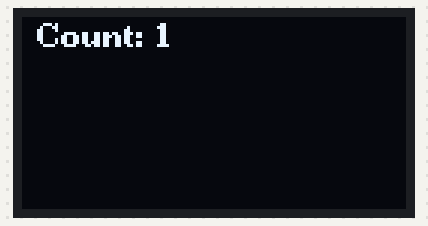
Bench run of a sketch on a simulated Arduino Uno, built with avr-gcc and run on an emulated ATmega328P. Parts: 128×64 one-colour display.

Above: at 0.1 s.
At 8.4 s:
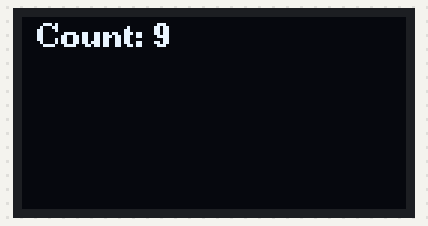
At 13.6 s:
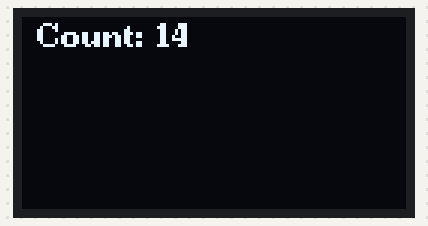
At 18.8 s:
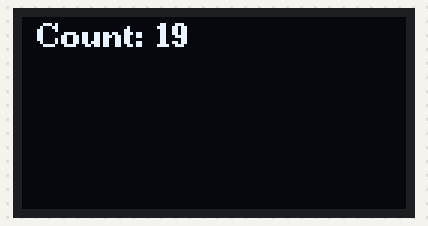
At 29.2 s:
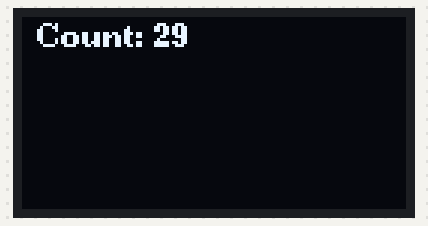
At 38.5 s:
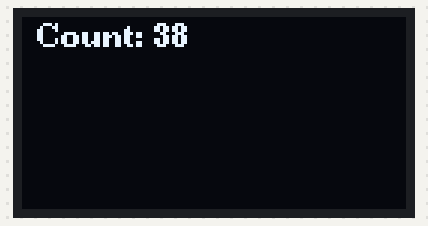

Measured:
- what the display in image 1 shows lasts 1.0 s, from 8.4 s to 9.4 s

The sketch:

diy5-2.ino
```cpp
#include <U8g2lib.h>

//U8G2_SSD1306_128X64_NONAME_F_SW_I2C u8g2(U8G2_R0, 32, 33, U8X8_PIN_NONE);
U8G2_SSD1306_128X64_NONAME_F_HW_I2C u8g2(U8G2_R0, U8X8_PIN_NONE);
int i = 0;    // 計數值
String msg;  // 顯示在螢幕的訊息字串

void setup() {
 u8g2.begin();
 u8g2.setFont(u8g2_font_ncenB08_tr);
}

void loop() {
  msg = "Count: " + (String)(++i);
  u8g2.clearBuffer();
  u8g2.drawStr(5, 10, msg.c_str());
  u8g2.sendBuffer();
  delay(1000);
}
```
